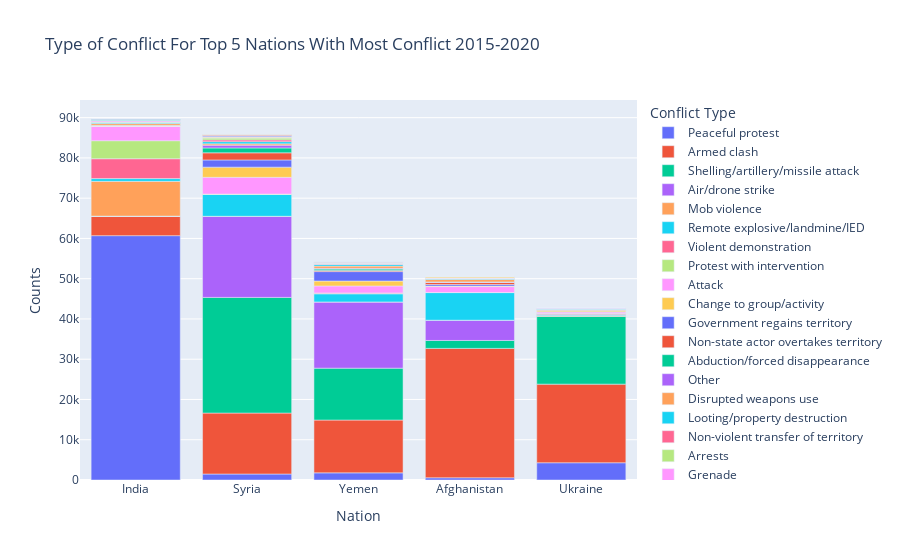

The notebook cell this image was saved under:
### Code cell
acled_conflict_countries = px.bar(acled_countries.query('country=="India"|country=="Syria"|country=="Ukraine"|country=="Yemen"|country=="Afghanistan"'),x='country',y='count',color='sub_event_type',
title='Type of Conflict For Top 5 Nations With Most Conflict 2015-2020',
labels={'country':'Nation','count':'Counts', 'sub_event_type':'Conflict Type'},
category_orders={'country':['India','Syria','Yemen','Afghanistan','Ukraine']})
acled_conflict_countries.show()

### Figure 1 — Plotly figure (JSON) as saved in the notebook; plotly's stock layout.template omitted (floating-point values rounded to 4 significant figures)
{"data": [{"alignmentgroup": "True", "hovertemplate": "Conflict Type=Peaceful protest<br>Nation=%{x}<br>Counts=%{y}<extra></extra>", "legendgroup": "Peaceful protest", "marker": {"color": "#636efa"}, "name": "Peaceful protest", "offsetgroup": "Peaceful protest", "orientation": "v", "showlegend": true, "textposition": "auto", "type": "bar", "x": ["India", "Ukraine", "Yemen", "Syria", "Afghanistan"], "xaxis": "x", "y": [60693, 4282, 1772, 1482, 555], "yaxis": "y"}, {"alignmentgroup": "True", "hovertemplate": "Conflict Type=Armed clash<br>Nation=%{x}<br>Counts=%{y}<extra></extra>", "legendgroup": "Armed clash", "marker": {"color": "#EF553B"}, "name": "Armed clash", "offsetgroup": "Armed clash", "orientation": "v", "showlegend": true, "textposition": "auto", "type": "bar", "x": ["Afghanistan", "Ukraine", "Syria", "Yemen", "India"], "xaxis": "x", "y": [32138, 19531, 15147, 13118, 4789], "yaxis": "y"}, {"alignmentgroup": "True", "hovertemplate": "Conflict Type=Shelling/artillery/missile attack<br>Nation=%{x}<br>Counts=%{y}<extra></extra>", "legendgroup": "Shelling/artillery/missile attack", "marker": {"color": "#00cc96"}, "name": "Shelling/artillery/missile attack", "offsetgroup": "Shelling/artillery/missile attack", "orientation": "v", "showlegend": true, "textposition": "auto", "type": "bar", "x": ["Syria", "Ukraine", "Yemen", "Afghanistan", "India"], "xaxis": "x", "y": [28727, 16858, 12888, 1966, 62], "yaxis": "y"}, {"alignmentgroup": "True", "hovertemplate": "Conflict Type=Air/drone strike<br>Nation=%{x}<br>Counts=%{y}<extra></extra>", "legendgroup": "Air/drone strike", "marker": {"color": "#ab63fa"}, "name": "Air/drone strike", "offsetgroup": "Air/drone strike", "orientation": "v", "showlegend": true, "textposition": "auto", "type": "bar", "x": ["Syria", "Yemen", "Afghanistan", "Ukraine", "India"], "xaxis": "x", "y": [20113, 16438, 5030, 28, 2], "yaxis": "y"}, {"alignmentgroup": "True", "hovertemplate": "Conflict Type=Mob violence<br>Nation=%{x}<br>Counts=%{y}<extra></extra>", "legendgroup": "Mob violence", "marker": {"color": "#FFA15A"}, "name": "Mob violence", "offsetgroup": "Mob violence", "orientation": "v", "showlegend": true, "textposition": "auto", "type": "bar", "x": ["India", "Ukraine", "Syria", "Yemen", "Afghanistan"], "xaxis": "x", "y": [8630, 155, 37, 19, 9], "yaxis": "y"}, {"alignmentgroup": "True", "hovertemplate": "Conflict Type=Remote explosive/landmine/IED<br>Nation=%{x}<br>Counts=%{y}<extra></extra>", "legendgroup": "Remote explosive/landmine/IED", "marker": {"color": "#19d3f3"}, "name": "Remote explosive/landmine/IED", "offsetgroup": "Remote explosive/landmine/IED", "orientation": "v", "showlegend": true, "textposition": "auto", "type": "bar", "x": ["Afghanistan", "Syria", "Yemen", "India", "Ukraine"], "xaxis": "x", "y": [6855, 5406, 2004, 692, 262], "yaxis": "y"}, {"alignmentgroup": "True", "hovertemplate": "Conflict Type=Violent demonstration<br>Nation=%{x}<br>Counts=%{y}<extra></extra>", "legendgroup": "Violent demonstration", "marker": {"color": "#FF6692"}, "name": "Violent demonstration", "offsetgroup": "Violent demonstration", "orientation": "v", "showlegend": true, "textposition": "auto", "type": "bar", "x": ["India", "Ukraine", "Yemen", "Syria", "Afghanistan"], "xaxis": "x", "y": [4933, 224, 193, 75, 18], "yaxis": "y"}, {"alignmentgroup": "True", "hovertemplate": "Conflict Type=Protest with intervention<br>Nation=%{x}<br>Counts=%{y}<extra></extra>", "legendgroup": "Protest with intervention", "marker": {"color": "#B6E880"}, "name": "Protest with intervention", "offsetgroup": "Protest with intervention", "orientation": "v", "showlegend": true, "textposition": "auto", "type": "bar", "x": ["India", "Ukraine", "Yemen", "Syria", "Afghanistan"], "xaxis": "x", "y": [4474, 94, 41, 38, 4], "yaxis": "y"}, {"alignmentgroup": "True", "hovertemplate": "Conflict Type=Attack<br>Nation=%{x}<br>Counts=%{y}<extra></extra>", "legendgroup": "Attack", "marker": {"color": "#FF97FF"}, "name": "Attack", "offsetgroup": "Attack", "orientation": "v", "showlegend": true, "textposition": "auto", "type": "bar", "x": ["Syria", "India", "Yemen", "Afghanistan", "Ukraine"], "xaxis": "x", "y": [4159, 3601, 1723, 1469, 307], "yaxis": "y"}, {"alignmentgroup": "True", "hovertemplate": "Conflict Type=Change to group/activity<br>Nation=%{x}<br>Counts=%{y}<extra></extra>", "legendgroup": "Change to group/activity", "marker": {"color": "#FECB52"}, "name": "Change to group/activity", "offsetgroup": "Change to group/activity", "orientation": "v", "showlegend": true, "textposition": "auto", "type": "bar", "x": ["Syria", "Yemen", "Ukraine", "Afghanistan", "India"], "xaxis": "x", "y": [2528, 1226, 312, 122, 47], "yaxis": "y"}, {"alignmentgroup": "True", "hovertemplate": "Conflict Type=Government regains territory<br>Nation=%{x}<br>Counts=%{y}<extra></extra>", "legendgroup": "Government regains territory", "marker": {"color": "#636efa"}, "name": "Government regains territory", "offsetgroup": "Government regains territory", "orientation": "v", "showlegend": true, "textposition": "auto", "type": "bar", "x": ["Yemen", "Syria", "Afghanistan", "Ukraine", "India"], "xaxis": "x", "y": [2344, 1786, 384, 4, 2], "yaxis": "y"}, {"alignmentgroup": "True", "hovertemplate": "Conflict Type=Non-state actor overtakes territory<br>Nation=%{x}<br>Counts=%{y}<extra></extra>", "legendgroup": "Non-state actor overtakes territory", "marker": {"color": "#EF553B"}, "name": "Non-state actor overtakes territory", "offsetgroup": "Non-state actor overtakes territory", "orientation": "v", "showlegend": true, "textposition": "auto", "type": "bar", "x": ["Syria", "Afghanistan", "Yemen"], "xaxis": "x", "y": [1769, 512, 256], "yaxis": "y"}, {"alignmentgroup": "True", "hovertemplate": "Conflict Type=Abduction/forced disappearance<br>Nation=%{x}<br>Counts=%{y}<extra></extra>", "legendgroup": "Abduction/forced disappearance", "marker": {"color": "#00cc96"}, "name": "Abduction/forced disappearance", "offsetgroup": "Abduction/forced disappearance", "orientation": "v", "showlegend": true, "textposition": "auto", "type": "bar", "x": ["Syria", "Yemen", "India", "Afghanistan", "Ukraine"], "xaxis": "x", "y": [1209, 365, 146, 87, 8], "yaxis": "y"}, {"alignmentgroup": "True", "hovertemplate": "Conflict Type=Other<br>Nation=%{x}<br>Counts=%{y}<extra></extra>", "legendgroup": "Other", "marker": {"color": "#ab63fa"}, "name": "Other", "offsetgroup": "Other", "orientation": "v", "showlegend": true, "textposition": "auto", "type": "bar", "x": ["Syria", "Yemen", "Afghanistan", "India", "Ukraine"], "xaxis": "x", "y": [694, 189, 54, 38, 28], "yaxis": "y"}, {"alignmentgroup": "True", "hovertemplate": "Conflict Type=Disrupted weapons use<br>Nation=%{x}<br>Counts=%{y}<extra></extra>", "legendgroup": "Disrupted weapons use", "marker": {"color": "#FFA15A"}, "name": "Disrupted weapons use", "offsetgroup": "Disrupted weapons use", "orientation": "v", "showlegend": true, "textposition": "auto", "type": "bar", "x": ["Afghanistan", "Yemen", "India", "Syria", "Ukraine"], "xaxis": "x", "y": [585, 551, 431, 332, 204], "yaxis": "y"}, {"alignmentgroup": "True", "hovertemplate": "Conflict Type=Looting/property destruction<br>Nation=%{x}<br>Counts=%{y}<extra></extra>", "legendgroup": "Looting/property destruction", "marker": {"color": "#19d3f3"}, "name": "Looting/property destruction", "offsetgroup": "Looting/property destruction", "orientation": "v", "showlegend": true, "textposition": "auto", "type": "bar", "x": ["Syria", "Yemen", "India", "Afghanistan", "Ukraine"], "xaxis": "x", "y": [541, 394, 302, 200, 195], "yaxis": "y"}, {"alignmentgroup": "True", "hovertemplate": "Conflict Type=Non-violent transfer of territory<br>Nation=%{x}<br>Counts=%{y}<extra></extra>", "legendgroup": "Non-violent transfer of territory", "marker": {"color": "#FF6692"}, "name": "Non-violent transfer of territory", "offsetgroup": "Non-violent transfer of territory", "orientation": "v", "showlegend": true, "textposition": "auto", "type": "bar", "x": ["Syria", "Yemen", "Afghanistan", "Ukraine", "India"], "xaxis": "x", "y": [439, 136, 72, 4, 1], "yaxis": "y"}, {"alignmentgroup": "True", "hovertemplate": "Conflict Type=Arrests<br>Nation=%{x}<br>Counts=%{y}<extra></extra>", "legendgroup": "Arrests", "marker": {"color": "#B6E880"}, "name": "Arrests", "offsetgroup": "Arrests", "orientation": "v", "showlegend": true, "textposition": "auto", "type": "bar", "x": ["Syria", "Yemen", "India", "Ukraine", "Afghanistan"], "xaxis": "x", "y": [438, 166, 159, 34, 29], "yaxis": "y"}, {"alignmentgroup": "True", "hovertemplate": "Conflict Type=Grenade<br>Nation=%{x}<br>Counts=%{y}<extra></extra>", "legendgroup": "Grenade", "marker": {"color": "#FF97FF"}, "name": "Grenade", "offsetgroup": "Grenade", "orientation": "v", "showlegend": true, "textposition": "auto", "type": "bar", "x": ["India", "Syria", "Yemen", "Afghanistan", "Ukraine"], "xaxis": "x", "y": [346, 163, 118, 81, 77], "yaxis": "y"}, {"alignmentgroup": "True", "hovertemplate": "Conflict Type=Suicide bomb<br>Nation=%{x}<br>Counts=%{y}<extra></extra>", "legendgroup": "Suicide bomb", "marker": {"color": "#FECB52"}, "name": "Suicide bomb", "offsetgroup": "Suicide bomb", "orientation": "v", "showlegend": true, "textposition": "auto", "type": "bar", "x": ["Afghanistan", "Syria", "Yemen", "India", "Ukraine"], "xaxis": "x", "y": [246, 153, 51, 3, 3], "yaxis": "y"}, {"alignmentgroup": "True", "hovertemplate": "Conflict Type=Agreement<br>Nation=%{x}<br>Counts=%{y}<extra></extra>", "legendgroup": "Agreement", "marker": {"color": "#636efa"}, "name": "Agreement", "offsetgroup": "Agreement", "orientation": "v", "showlegend": true, "textposition": "auto", "type": "bar", "x": ["Syria", "Afghanistan", "Yemen", "India", "Ukraine"], "xaxis": "x", "y": [239, 121, 111, 33, 14], "yaxis": "y"}, {"alignmentgroup": "True", "hovertemplate": "Conflict Type=Headquarters or base established<br>Nation=%{x}<br>Counts=%{y}<extra></extra>", "legendgroup": "Headquarters or base established", "marker": {"color": "#EF553B"}, "name": "Headquarters or base established", "offsetgroup": "Headquarters or base established", "orientation": "v", "showlegend": true, "textposition": "auto", "type": "bar", "x": ["Syria", "Yemen", "Afghanistan", "Ukraine", "India"], "xaxis": "x", "y": [212, 53, 3, 2, 1], "yaxis": "y"}, {"alignmentgroup": "True", "hovertemplate": "Conflict Type=Excessive force against protesters<br>Nation=%{x}<br>Counts=%{y}<extra></extra>", "legendgroup": "Excessive force against protesters", "marker": {"color": "#00cc96"}, "name": "Excessive force against protesters", "offsetgroup": "Excessive force against protesters", "orientation": "v", "showlegend": true, "textposition": "auto", "type": "bar", "x": ["India", "Syria", "Yemen", "Afghanistan", "Ukraine"], "xaxis": "x", "y": [194, 62, 49, 12, 2], "yaxis": "y"}, {"alignmentgroup": "True", "hovertemplate": "Conflict Type=Sexual violence<br>Nation=%{x}<br>Counts=%{y}<extra></extra>", "legendgroup": "Sexual violence", "marker": {"color": "#ab63fa"}, "name": "Sexual violence", "offsetgroup": "Sexual violence", "orientation": "v", "showlegend": true, "textposition": "auto", "type": "bar", "x": ["India", "Yemen", "Ukraine", "Afghanistan", "Syria"], "xaxis": "x", "y": [89, 19, 12, 10, 8], "yaxis": "y"}, {"alignmentgroup": "True", "hovertemplate": "Conflict Type=Chemical weapon<br>Nation=%{x}<br>Counts=%{y}<extra></extra>", "legendgroup": "Chemical weapon", "marker": {"color": "#FFA15A"}, "name": "Chemical weapon", "offsetgroup": "Chemical weapon", "orientation": "v", "showlegend": true, "textposition": "auto", "type": "bar", "x": ["Syria", "Yemen"], "xaxis": "x", "y": [58, 1], "yaxis": "y"}], "layout": {"barmode": "relative", "legend": {"title": {"text": "Conflict Type"}, "tracegroupgap": 0}, "title": {"text": "Type of Conflict For Top 5 Nations With Most Conflict 2015-2020"}, "xaxis": {"anchor": "y", "categoryarray": ["India", "Syria", "Yemen", "Afghanistan", "Ukraine"], "categoryorder": "array", "domain": [0, 1], "title": {"text": "Nation"}}, "yaxis": {"anchor": "x", "domain": [0, 1], "title": {"text": "Counts"}}}}
